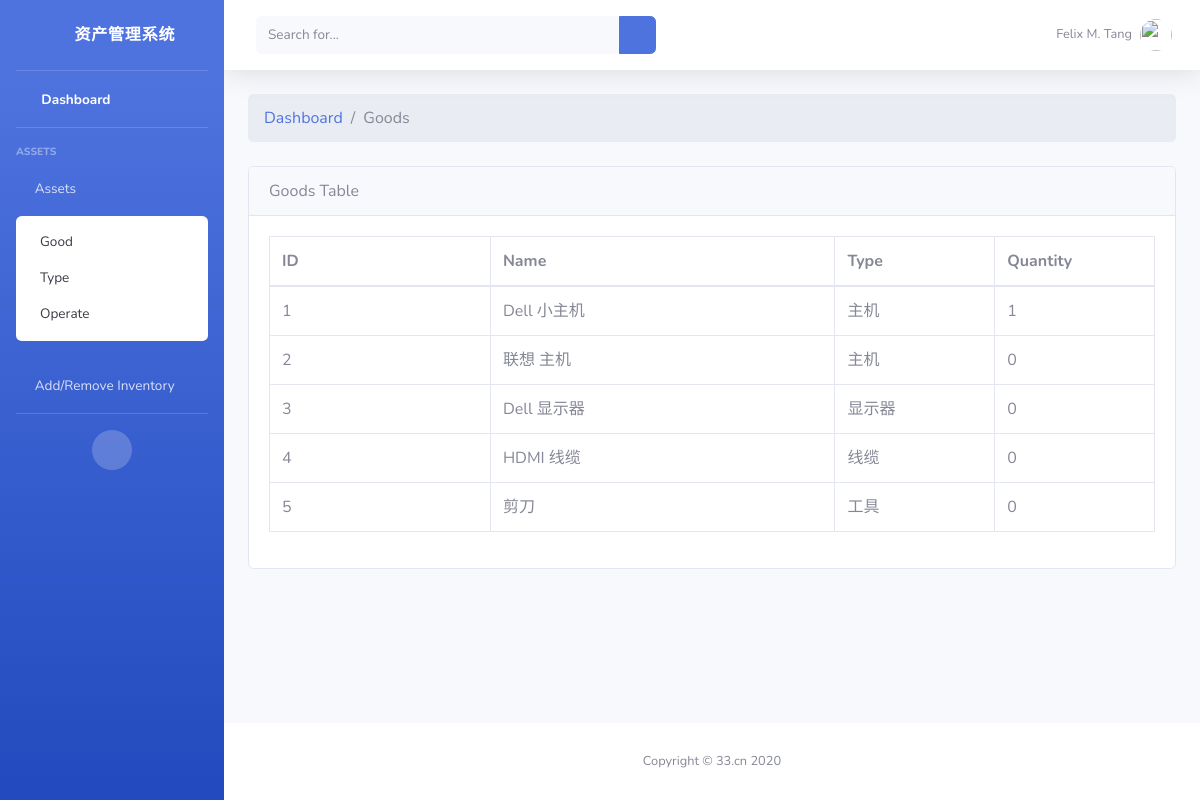
Page /good/ on the committed database.
### fzm/models.py (models this page shows, shortened)
class Good(models.Model):
    good_name = models.CharField(max_length=200)
    type = models.ForeignKey(Type, on_delete=models.CASCADE)
    quantity = models.IntegerField(default=0)

class Type(models.Model):
    type_name = models.CharField(max_length=200)

### fzm/views.py (the view)
# urls.py: path('good/', views.view_good, name='good'),
def view_good(request):
    good_list = Good.objects.all()
    return render(request, 'fzm/good.html', {
        'good_list': good_list,
    })

### fzm/templates/fzm/good.html (shortened to what this page needs)
{% extends "fzm/layout.html" %}
{% block content %}
<ol class="breadcrumb mb-4">
    <li class="breadcrumb-item"><a href="index.html">Dashboard</a></li>
    <li class="breadcrumb-item active">Goods</li>
</ol>
<div class="card mb-4">
    <div class="card-header">
        Goods Table
    </div>
    <div class="card-body">
        <div class="table-responsive">
            <div id="dataTable_wrapper" class="dataTables_wrapper dt-bootstrap4">
                <div class="row">
                    <div class="col-sm-12">
                        <table class="table table-bordered dataTable" id="dataTable" width="100%" cellspacing="0" role="grid" aria-describedby="dataTable_info" style="width: 100%;">
                            <thead>
                                <tr role="row">
                                    <th class="sorting_asc" tabindex="0" aria-controls="dataTable" rowspan="1" colspan="1" aria-sort="ascending" aria-label="Name: activate to sort column descending" style="width: 159px;">ID</th>
                                    <th class="sorting" tabindex="0" aria-controls="dataTable" rowspan="1" colspan="1" aria-label="Position: activate to sort column ascending" style="width: 248px;">Name</th>
                                    <th class="sorting" tabindex="0" aria-controls="dataTable" rowspan="1" colspan="1" aria-label="Office: activate to sort column ascending" style="width: 115px;">Type</th>
                                    <th class="sorting" tabindex="0" aria-controls="dataTable" rowspan="1" colspan="1" aria-label="Office: activate to sort column ascending" style="width: 115px;">Quantity</th>
                            </thead>
                            <tbody>
                                {% if good_list %}
                                    {% for good in good_list %}
                                        <tr role="row" class="odd">
                                            <td class="sorting_1">{{ good.id }}</td>
                                            <td class="sorting_1">{{ good.good_name }}</td>
                                            <td class="sorting_1">{{ good.type.type_name }}</td>
                                            <td class="sorting_1">{{ good.quantity }}</td>
                                        </tr>
                                    {% endfor %}
                                {% else %}
                                    <p>无内容</p>
                                {% endif %}
                            </tbody>
                        </table>
                    </div>
                </div>
            </div>
        </div>
    </div>
</div>
{% endblock %}

### fzm/templates/fzm/layout.html (shortened to what this page needs)
<!DOCTYPE html>
{% load static %}
<html lang="en">
<head>
  <link href="{% static 'fzm/vendor/fontawesome-free/css/all.min.css' %}" rel="stylesheet" type="text/css">
  <link href="{% static 'fzm/css/sb-admin-2.min.css' %}" rel="stylesheet">
</head>
<body id="page-top">
  <div id="wrapper">
    <ul class="navbar-nav bg-gradient-primary sidebar sidebar-dark accordion" id="accordionSidebar">
      <a class="sidebar-brand d-flex align-items-center justify-content-center" href="{% url 'fzm:index' %}">
        <div class="sidebar-brand-icon rotate-n-15">
          <i class="fas fa-laugh-wink"></i>
        </div>
        <div class="sidebar-brand-text mx-3">资产管理系统</div>
      </a>
      <hr class="sidebar-divider my-0">
      <li class="nav-item active">
        <a class="nav-link" href="{% url 'fzm:index' %}">
          <i class="fas fa-fw fa-tachometer-alt"></i>
          <span>Dashboard</span></a>
      </li>
      <hr class="sidebar-divider">
      <div class="sidebar-heading">
        Assets
      </div>
      <li class="nav-item">
        <a class="nav-link collapsed" href="#" data-toggle="collapse" data-target="#collapseTwo" aria-expanded="true" aria-controls="collapseTwo">
          <i class="fas fa-warehouse"></i>
          <span>Assets</span>
        </a>
        <div id="collapseTwo" class="collapse show" aria-labelledby="headingTwo" data-parent="#accordionSidebar">
          <div class="bg-white py-2 collapse-inner rounded">
            <a class="collapse-item" href="{% url 'fzm:good' %}">Good</a>
            <a class="collapse-item" href="{% url 'fzm:type' %}">Type</a>
            <a class="collapse-item" href="{% url 'fzm:operate' %}">Operate</a>
          </div>
        </div>
        <a class="nav-link" href="{% url 'fzm:stock' %}">
          <i class="fas fa-plus-circle"></i>
          <span>Add/Remove Inventory</span></a>
      </li>
      <hr class="sidebar-divider d-none d-md-block">
      <div class="text-center d-none d-md-inline">
        <button class="rounded-circle border-0" id="sidebarToggle"></button>
      </div>
    </ul>
    <div id="content-wrapper" class="d-flex flex-column">
      <div id="content">
        <nav class="navbar navbar-expand navbar-light bg-white topbar mb-4 static-top shadow">
          <form class="d-none d-sm-inline-block form-inline mr-auto ml-md-3 my-2 my-md-0 mw-100 navbar-search">
            <div class="input-group">
              <input type="text" class="form-control bg-light border-0 small" placeholder="Search for..." aria-label="Search" aria-describedby="basic-addon2">
              <div class="input-group-append">
                <button class="btn btn-primary" type="button">
                  <i class="fas fa-search fa-sm"></i>
                </button>
              </div>
            </div>
          </form>
          <ul class="navbar-nav ml-auto">
            <li class="nav-item dropdown no-arrow">
              <a class="nav-link dropdown-toggle" href="#" id="userDropdown" role="button" data-toggle="dropdown" aria-haspopup="true" aria-expanded="false">
                <span class="mr-2 d-none d-lg-inline text-gray-600 small">Felix M. Tang</span>
                <img class="img-profile rounded-circle" src="https://source.unsplash.com/QAB-WJcbgJk/60x60">
              </a>
            </li>
          </ul>
        </nav>
        <div class="container-fluid">
          {% block content %}{% endblock %}
        </div>
      </div>
      <footer class="sticky-footer bg-white">
        <div class="container my-auto">
          <div class="copyright text-center my-auto">
            <span>Copyright &copy; 33.cn 2020</span>
          </div>
        </div>
      </footer>
    </div>
  </div>
</body>
</html>

### rows in the picture
Good: id "1", good_name "Dell 小主机", type.type_name "主机", quantity "1"
Good: id "2", good_name "联想 主机", type.type_name "主机", quantity "0"
Good: id "3", good_name "Dell 显示器", type.type_name "显示器", quantity "0"
Good: id "4", good_name "HDMI 线缆", type.type_name "线缆", quantity "0"
Good: id "5", good_name "剪刀", type.type_name "工具", quantity "0"
